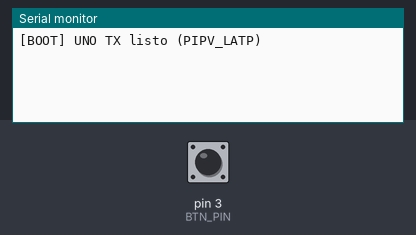
Bench run of a sketch on a simulated Arduino Uno, built with avr-gcc and run on an emulated ATmega328P. Shown: the last lines printed to the serial monitor. The inputs (shaded band) are chosen by the test bench; at power-on: pin 3 (BTN_PIN) HIGH. No radio packets arrive unless stated.

Above: at 1.2 s.
1.3 s: pin 3 (BTN_PIN) pulled LOW for 0.15 s
At 2.4 s:
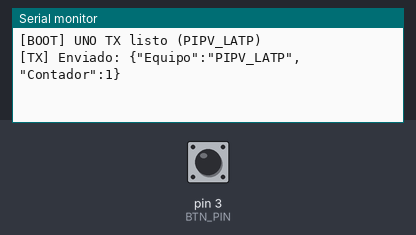
2.9 s: pin 3 (BTN_PIN) pulled LOW for 1 s
At 3.6 s:
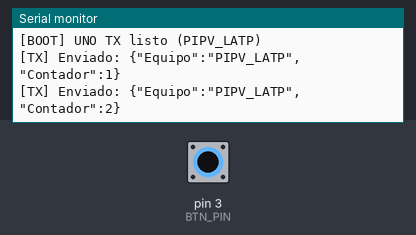
5.4 s: pin 3 (BTN_PIN) pulled LOW for 0.15 s
At 6.7 s:
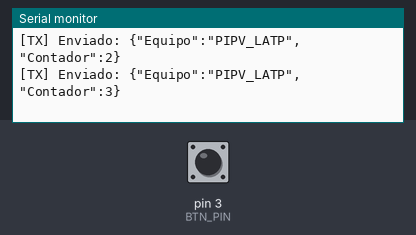

Measured:
- after the input at 1.3 s, the serial monitor: prints a new line after 0.06 s (image 1)
- after the input at 2.9 s, the serial monitor: prints a new line after 0.06 s (image 2)
- after the input at 5.4 s, the serial monitor: prints a new line after 0.06 s (image 3)

The sketch:

UNO_Transmisor_LoRa.ino
```cpp
/**
 * UNO_Transmisor_LoRa.ino
 *
 * Descripción:
 *   Transmisor LoRa con botón (pull-up). Cada pulsación envía json:
 *   {"Equipo":"PIPV_LATP","Contador":N}
 *
 * Equipo / Práctica:
 *   Equipo 4 - PIPV_LATP (Pedro Iván Palomino Viera, Luis Antonio Torres Padrón)
 *
 * Botón:
 *   D3 como INPUT_PULLUP (botón a GND). LOW = presionado.
 */

#include <SPI.h>
#include <LoRa.h>
#include <ArduinoJson.h>

/*=============================
=      CONFIGURACIÓN          =
=============================*/

// Identidad para la práctica
const char* TEAM_ID = "PIPV_LATP";

// LoRa (mismo set en el gateway)
const long  LORA_FREQUENCY     = 433E6;   // 433E6 o 915E6 según módulo
const uint8_t  SPREADING_FACTOR = 9;
const long     SIGNAL_BW        = 125E3;
const uint8_t  CODING_RATE_4    = 5;
const uint8_t  SYNC_WORD        = 0x34;
const bool     USE_CRC          = true;

// Potencia de TX (dBm) — bajar en pruebas de mesa para evitar saturación/picos
const int8_t   TX_POWER_DBM     = 14;     // 2..20 (según módulo/PA)

// Pines SX1278 (Arduino UNO)
#define LORA_SS    10
#define LORA_RST    9
#define LORA_DIO0   2

// Botón (pull-up interna; botón a GND)
#define BTN_PIN     3

// Antirrebote (ms)
const unsigned long DEBOUNCE_MS = 50;

/*=====  End of CONFIGURACIÓN  =====*/

// Estado de botón/contador
uint32_t contador = 0;
unsigned long lastDebounceMs = 0;
bool stable = HIGH, lastStable = HIGH;

/**
 * @brief Inicializa el radio LoRa con los parámetros seleccionados.
 */
void setupLoRa() {
  LoRa.setPins(LORA_SS, LORA_RST, LORA_DIO0);

  if (!LoRa.begin(LORA_FREQUENCY)) {
    // Si falla aquí, revisar cableado, 3.3 V y antena
    while (1) { }
  }
  LoRa.setSpreadingFactor(SPREADING_FACTOR);
  LoRa.setSignalBandwidth(SIGNAL_BW);
  LoRa.setCodingRate4(CODING_RATE_4);
  LoRa.setSyncWord(SYNC_WORD);
  if (USE_CRC) LoRa.enableCrc(); else LoRa.disableCrc();
  LoRa.setTxPower(TX_POWER_DBM);
}

/**
 * @brief Setup general: botón con pull-up, Serial para logs, y radio LoRa.
 */
void setup() {
  pinMode(BTN_PIN, INPUT_PULLUP);  // HIGH en reposo, LOW presionado
  Serial.begin(115200);
  setupLoRa();
  Serial.println(F("[BOOT] UNO TX listo (PIPV_LATP)"));
}

/**
 * @brief Antirrebote por flanco: devuelve true solo cuando hay
 *        transición estable de HIGH->LOW (pulsación real).
 */
bool pressedEdge(bool raw) {
  // raw = digitalRead(BTN_PIN);  // HIGH reposo / LOW presionado
  if (millis() - lastDebounceMs > DEBOUNCE_MS) {
    if (raw != stable) {
      stable = raw;
      lastDebounceMs = millis();
      if (lastStable == HIGH && stable == LOW) { // flanco de bajada
        lastStable = stable;
        return true;
      }
      lastStable = stable;
    }
  }
  return false;
}

void loop() {
  // 1) Lee botón y detecta flanco con antirrebote
  bool raw = digitalRead(BTN_PIN);
  if (pressedEdge(raw)) {
    // 2) Incrementa contador por pulsación válida
    contador++;

    // 3) Construye JSON {"Equipo","Contador"} usando memoria estática (UNO=2KB RAM)
    StaticJsonDocument<128> doc;
    doc["Equipo"]   = TEAM_ID;
    doc["Contador"] = contador;

    char payload[128];
    size_t n = serializeJson(doc, payload, sizeof(payload));

    // 4) Transmite paquete LoRa (bloqueo breve durante el envío)
    LoRa.beginPacket();
    LoRa.write((uint8_t*)payload, n);
    LoRa.endPacket();

    // 5) Log por Serial (útil para evidencias)
    Serial.print(F("[TX] Enviado: "));
    Serial.println(payload);
  }
}
```
